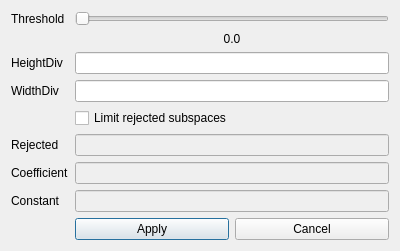
<?xml version="1.0" encoding="UTF-8"?>
<ui version="4.0">
 <class>ComparatorOptionsDialog</class>
 <widget class="QDialog" name="ComparatorOptionsDialog">
  <property name="geometry">
   <rect>
    <x>0</x>
    <y>0</y>
    <width>400</width>
    <height>241</height>
   </rect>
  </property>
  <property name="windowTitle">
   <string>Comparator options</string>
  </property>
  <layout class="QGridLayout" name="gridLayout">
   <item row="0" column="0">
    <layout class="QFormLayout" name="dialogLayout">
     <item row="0" column="0">
      <widget class="QLabel" name="thresholdLabel">
       <property name="text">
        <string>Threshold</string>
       </property>
      </widget>
     </item>
     <item row="0" column="1">
      <widget class="QSlider" name="thresholdSlider">
       <property name="maximum">
        <number>1000</number>
       </property>
       <property name="singleStep">
        <number>10</number>
       </property>
       <property name="pageStep">
        <number>100</number>
       </property>
       <property name="orientation">
        <enum>Qt::Horizontal</enum>
       </property>
      </widget>
     </item>
     <item row="1" column="1">
      <widget class="QLabel" name="thresholdValueLabel">
       <property name="text">
        <string>0.0</string>
       </property>
       <property name="alignment">
        <set>Qt::AlignCenter</set>
       </property>
      </widget>
     </item>
     <item row="2" column="0">
      <widget class="QLabel" name="heightDivLabel">
       <property name="text">
        <string>HeightDiv</string>
       </property>
      </widget>
     </item>
     <item row="2" column="1">
      <widget class="QLineEdit" name="heightDivLineEdit"/>
     </item>
     <item row="3" column="0">
      <widget class="QLabel" name="widthDivLabel">
       <property name="text">
        <string>WidthDiv</string>
       </property>
      </widget>
     </item>
     <item row="3" column="1">
      <widget class="QLineEdit" name="widthDivLineEdit"/>
     </item>
     <item row="4" column="1">
      <widget class="QCheckBox" name="rejectedLimitCheckBox">
       <property name="text">
        <string>Limit rejected subspaces</string>
       </property>
      </widget>
     </item>
     <item row="8" column="1">
      <layout class="QHBoxLayout" name="buttonsLayout">
       <item>
        <widget class="QPushButton" name="applyButton">
         <property name="text">
          <string>Apply</string>
         </property>
        </widget>
       </item>
       <item>
        <widget class="QPushButton" name="cancelButton">
         <property name="text">
          <string>Cancel</string>
         </property>
        </widget>
       </item>
      </layout>
     </item>
     <item row="5" column="1">
      <widget class="QLineEdit" name="rejectedLineEdit">
       <property name="enabled">
        <bool>false</bool>
       </property>
      </widget>
     </item>
     <item row="5" column="0">
      <widget class="QLabel" name="rejectedLabel">
       <property name="text">
        <string>Rejected</string>
       </property>
      </widget>
     </item>
     <item row="6" column="1">
      <widget class="QLineEdit" name="coefficientLineEdit">
       <property name="enabled">
        <bool>false</bool>
       </property>
      </widget>
     </item>
     <item row="7" column="1">
      <widget class="QLineEdit" name="constantLineEdit">
       <property name="enabled">
        <bool>false</bool>
       </property>
      </widget>
     </item>
     <item row="6" column="0">
      <widget class="QLabel" name="coefficientLabel">
       <property name="text">
        <string>Coefficient</string>
       </property>
      </widget>
     </item>
     <item row="7" column="0">
      <widget class="QLabel" name="consantLabel">
       <property name="text">
        <string>Constant</string>
       </property>
      </widget>
     </item>
    </layout>
   </item>
  </layout>
 </widget>
 <resources/>
 <connections>
  <connection>
   <sender>cancelButton</sender>
   <signal>clicked()</signal>
   <receiver>ComparatorOptionsDialog</receiver>
   <slot>close()</slot>
   <hints>
    <hint type="sourcelabel">
     <x>312</x>
     <y>172</y>
    </hint>
    <hint type="destinationlabel">
     <x>199</x>
     <y>97</y>
    </hint>
   </hints>
  </connection>
 </connections>
</ui>
